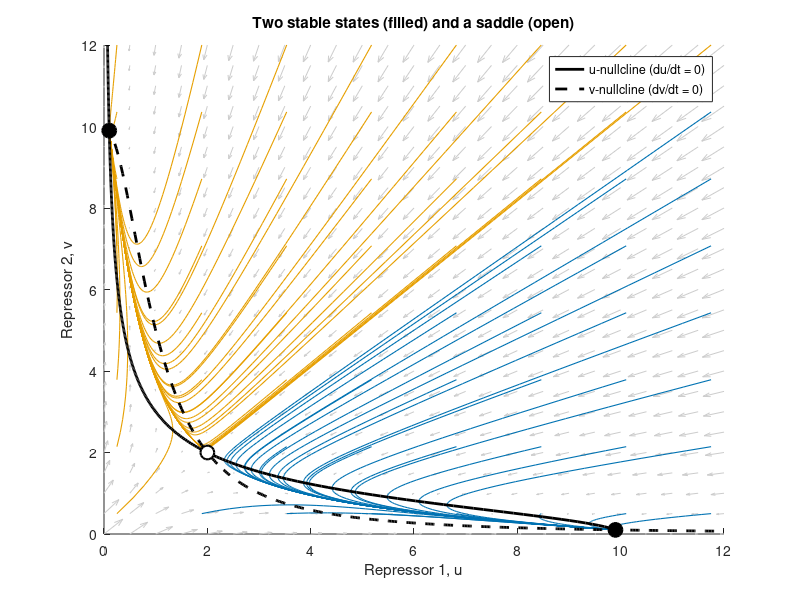

Reproduce this figure in MATLAB. (Note: this script raises an error after producing the figure.)
%% Steady states, stability and the phase plane: a genetic toggle switch
% Two genes repress each other (Gardner, Cantor and Collins, 2000):
%     du/dt = a1/(1 + v^n) - u
%     dv/dt = a2/(1 + u^n) - v
% We find every steady state, classify each by the eigenvalues of the
% Jacobian matrix there, and draw the phase plane.
% Requires: core MATLAB only.

a1 = 10; a2 = 10; n = 2;
toggle = @(t, y) [a1 / (1 + y(2)^n) - y(1); a2 / (1 + y(1)^n) - y(2)];
jacobian = @(u, v) [-1, -a1 * n * v^(n - 1) / (1 + v^n)^2;
                    -a2 * n * u^(n - 1) / (1 + u^n)^2, -1];

% Steady states: on the v-nullcline v = a2/(1 + u^n), so the steady values
% of u are the roots of g(u) = a1/(1 + v(u)^n) - u, which lie in [0, a1].
g = @(u) a1 ./ (1 + (a2 ./ (1 + u.^n)).^n) - u;
grid = linspace(0, a1, 10001);
vals = g(grid);
roots = [];
for k = find(sign(vals(1:end-1)) ~= sign(vals(2:end)))
    u = fzero(g, [grid(k) grid(k + 1)]);
    if isempty(roots) || u - roots(end) > 1e-6  % a root on a grid point is
        roots(end + 1) = u; %#ok<AGROW>          % found twice; keep it once
    end
end
for k = 1:numel(roots)
    u = roots(k);
    v = a2 / (1 + u^n);
    e = sort(real(eig(jacobian(u, v))))';
    states(k) = struct('u', u, 'v', v, 'eigenvalues', e, ...
        'stable', max(e) < 0); %#ok<SAGROW>
    kinds = {'unstable (saddle)', 'stable'};
    fprintf(['Steady state u = %.4f, v = %.4f: eigenvalues %.4f, ' ...
        '%.4f -> %s\n'], ...
        u, v, e(1), e(2), kinds{states(k).stable + 1});
end

%% Trajectories from a grid of starting points (off the diagonal u = v,
% which by symmetry leads to the saddle)
[U0, V0] = ndgrid(linspace(0.25, 11.75, 8), linspace(0.5, 12, 8));
opts = odeset('RelTol', 1e-8, 'AbsTol', 1e-10);
trajs = cell(numel(U0), 1);
ends_high_u = false(numel(U0), 1);
for k = 1:numel(U0)
    [~, trajs{k}] = ode45(toggle, linspace(0, 20, 401), [U0(k) V0(k)], opts);
    ends_high_u(k) = trajs{k}(end, 1) > trajs{k}(end, 2);
end

%% Plot
fig = figure('Position', [100 100 600 550]);
[U, V] = meshgrid(linspace(0, 12, 25));
quiver(U, V, a1 ./ (1 + V.^n) - U, a2 ./ (1 + U.^n) - V, ...
    'Color', [0.8 0.8 0.8]);
hold on
for k = 1:numel(trajs)
    c = [0.902 0.624 0.000];                  % orange: ends with V high
    if ends_high_u(k), c = [0.000 0.447 0.698]; end   % blue: U high
    plot(trajs{k}(:, 1), trajs{k}(:, 2), '-', 'Color', c, 'LineWidth', 0.8);
end
x = linspace(0, 12, 400);
h1 = plot(a1 ./ (1 + x.^n), x, 'k-', 'LineWidth', 2);
h2 = plot(x, a2 ./ (1 + x.^n), 'k--', 'LineWidth', 2);
for k = 1:numel(states)
    if states(k).stable, fc = 'k'; else, fc = 'w'; end
    plot(states(k).u, states(k).v, 'o', 'MarkerSize', 10, ...
        'MarkerEdgeColor', 'k', 'MarkerFaceColor', fc, 'LineWidth', 1.5);
end
axis([0 12 0 12]);
xlabel('Repressor 1, u'); ylabel('Repressor 2, v');
title('Two stable states (filled) and a saddle (open)');
legend([h1 h2], {'u-nullcline (du/dt = 0)', 'v-nullcline (dv/dt = 0)'}, ...
    'Location', 'northeast', 'FontSize', 9);
box off
sbp.save_figure(fig, mfilename('fullpath'), 'fig-toggle-switch');

results.steady_states = states;
results.fraction_to_high_u = mean(ends_high_u);
sbp.save_results(mfilename('fullpath'), results);
